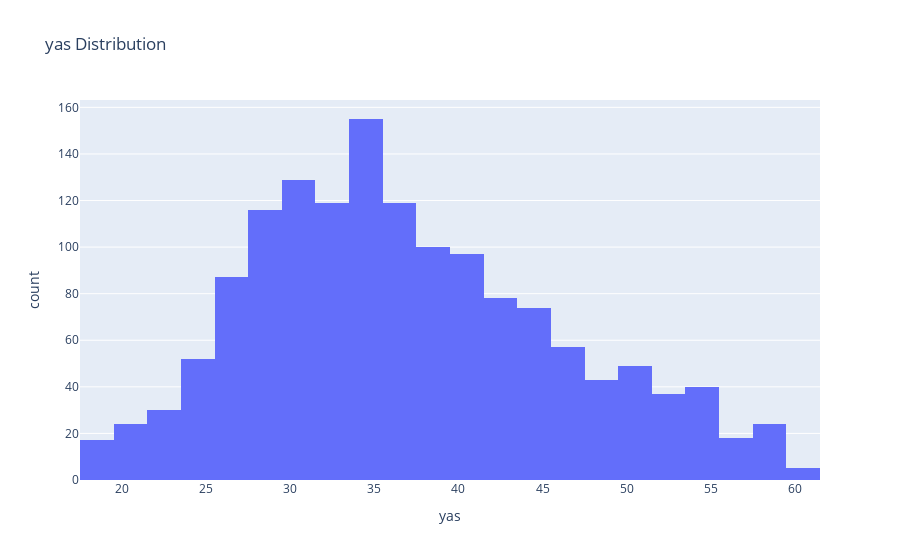
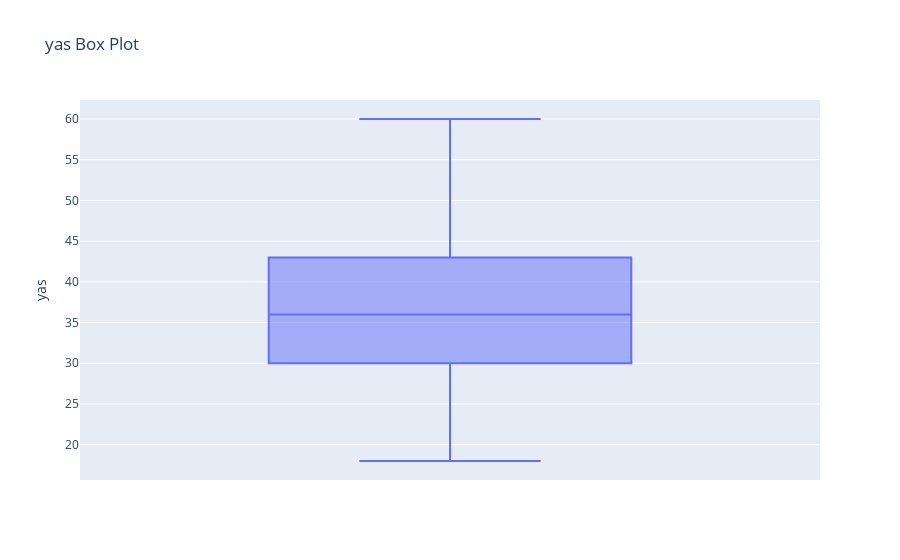
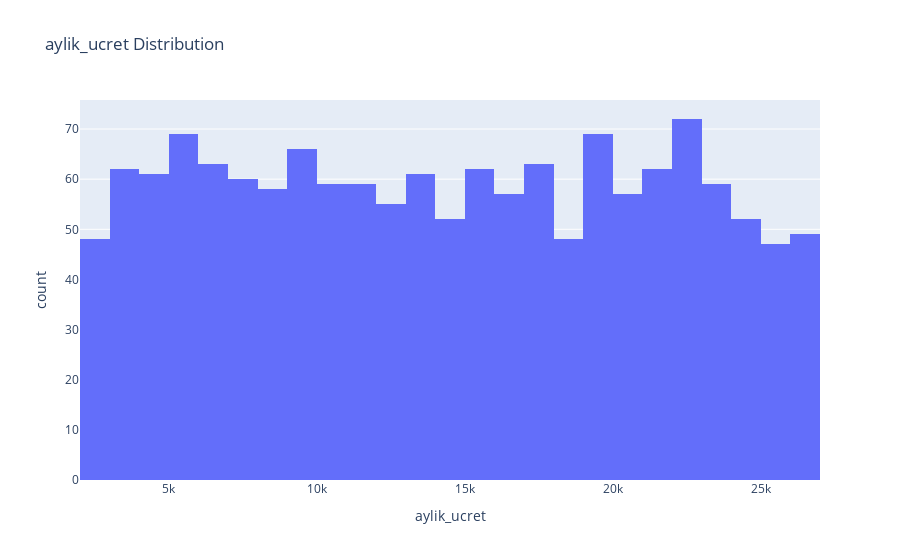
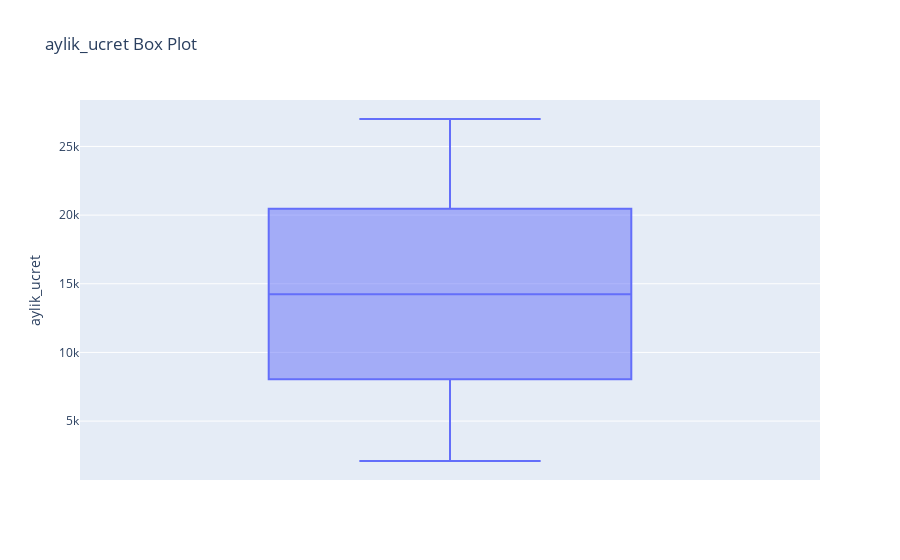

Notebook code cell kept with these figures, in order:
### Markdown cell above
# **Sayısal Değişken Analizi**

### Code cell
for col in num_cols:
    num_summary_plotly(df, col)

### Figure 1 — Plotly figure (JSON) as saved in the notebook; plotly's stock layout.template omitted (floating-point values rounded to 4 significant figures; data arrays with more than 128 entries replaced by an {"elided": "..."} marker saying what was removed)
{"data": [{"alignmentgroup": "True", "bingroup": "x", "hovertemplate": "yas=%{x}<br>count=%{y}<extra></extra>", "legendgroup": "", "marker": {"color": "#636efa", "pattern": {"shape": ""}}, "name": "", "nbinsx": 30, "offsetgroup": "", "orientation": "v", "showlegend": false, "type": "histogram", "x": {"elided": "1470 int values"}, "xaxis": "x", "yaxis": "y"}], "layout": {"barmode": "relative", "legend": {"tracegroupgap": 0}, "title": {"text": "yas Distribution"}, "xaxis": {"anchor": "y", "domain": [0, 1], "title": {"text": "yas"}}, "yaxis": {"anchor": "x", "domain": [0, 1], "title": {"text": "count"}}}}

### Figure 2 — Plotly figure (JSON) as saved in the notebook; plotly's stock layout.template omitted (floating-point values rounded to 4 significant figures; data arrays with more than 128 entries replaced by an {"elided": "..."} marker saying what was removed)
{"data": [{"alignmentgroup": "True", "hovertemplate": "yas=%{y}<extra></extra>", "legendgroup": "", "marker": {"color": "#636efa"}, "name": "", "notched": false, "offsetgroup": "", "orientation": "v", "showlegend": false, "type": "box", "x0": " ", "xaxis": "x", "y": {"elided": "1470 int values"}, "y0": " ", "yaxis": "y"}], "layout": {"boxmode": "group", "legend": {"tracegroupgap": 0}, "title": {"text": "yas Box Plot"}, "xaxis": {"anchor": "y", "domain": [0, 1]}, "yaxis": {"anchor": "x", "domain": [0, 1], "title": {"text": "yas"}}}}

### Figure 3 — Plotly figure (JSON) as saved in the notebook; plotly's stock layout.template omitted (floating-point values rounded to 4 significant figures; data arrays with more than 128 entries replaced by an {"elided": "..."} marker saying what was removed)
{"data": [{"alignmentgroup": "True", "bingroup": "x", "hovertemplate": "aylik_ucret=%{x}<br>count=%{y}<extra></extra>", "legendgroup": "", "marker": {"color": "#636efa", "pattern": {"shape": ""}}, "name": "", "nbinsx": 30, "offsetgroup": "", "orientation": "v", "showlegend": false, "type": "histogram", "x": {"elided": "1470 int values"}, "xaxis": "x", "yaxis": "y"}], "layout": {"barmode": "relative", "legend": {"tracegroupgap": 0}, "title": {"text": "aylik_ucret Distribution"}, "xaxis": {"anchor": "y", "domain": [0, 1], "title": {"text": "aylik_ucret"}}, "yaxis": {"anchor": "x", "domain": [0, 1], "title": {"text": "count"}}}}

### Figure 4 — Plotly figure (JSON) as saved in the notebook; plotly's stock layout.template omitted (floating-point values rounded to 4 significant figures; data arrays with more than 128 entries replaced by an {"elided": "..."} marker saying what was removed)
{"data": [{"alignmentgroup": "True", "hovertemplate": "aylik_ucret=%{y}<extra></extra>", "legendgroup": "", "marker": {"color": "#636efa"}, "name": "", "notched": false, "offsetgroup": "", "orientation": "v", "showlegend": false, "type": "box", "x0": " ", "xaxis": "x", "y": {"elided": "1470 int values"}, "y0": " ", "yaxis": "y"}], "layout": {"boxmode": "group", "legend": {"tracegroupgap": 0}, "title": {"text": "aylik_ucret Box Plot"}, "xaxis": {"anchor": "y", "domain": [0, 1]}, "yaxis": {"anchor": "x", "domain": [0, 1], "title": {"text": "aylik_ucret"}}}}
